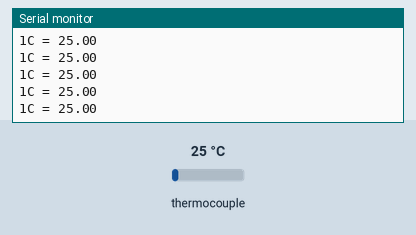
The sketch below on a simulated Arduino Uno, built with avr-gcc and run on an emulated ATmega328P. On the bench: the last lines printed to the serial monitor. The test bench sets the inputs (shaded band); at power-on: thermocouple 25 °C.

Above: at 1.7 s.
1.8 s: thermocouple set to 6 °C
At 2.19 s:
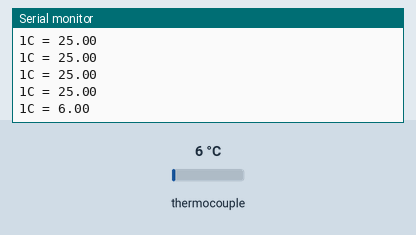
3.3 s: thermocouple set to 75 °C
At 3.44 s:
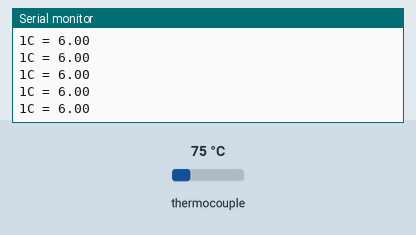
Timing chart, 0 to 6.3 s (numbered marks = the images above; inputs shaded):
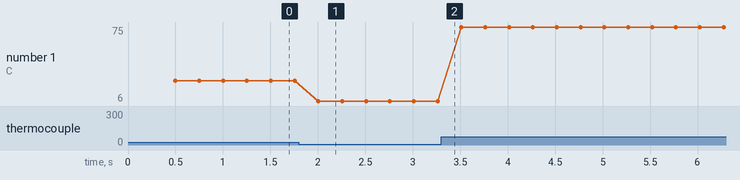

Measured:
- after the input at 1.8 s, the serial monitor: prints a new line after 0.21 s (image 1)
- plotted number 1: 25 → 6 after the input at 1.8 s, 6 → 75 after the input at 3.3 s

The sketch:

Thermocouple_reader.ino
```cpp
// this example is public domain. enjoy! https://learn.adafruit.com/thermocouple/

#include "max6675.h"

int thermo1DO = 5;
int thermo1CS = 6;
int thermo1CLK = 7;


MAX6675 thermocouple1(thermo1CLK, thermo1CS, thermo1DO);


void setup() {
  Serial.begin(9600);

  Serial.println("starting...");
  // wait for MAX chip to stabilize
  delay(500);
}

void loop() {
  // basic readout test, just print the current temp


  Serial.print("1C = ");
  Serial.println(thermocouple1.readCelsius());


  // For the MAX6675 to update, you must delay AT LEAST 250ms between reads!
  delay(250);
}
```
